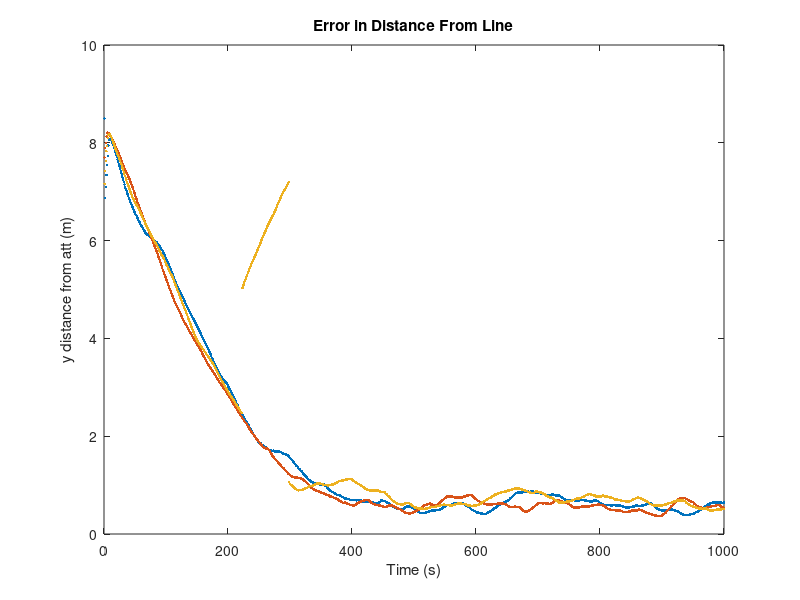
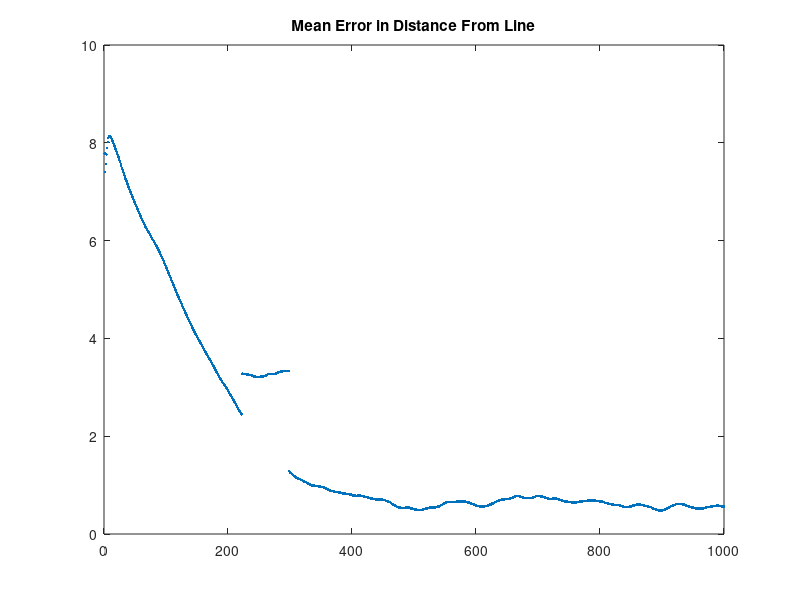

MATLAB code for these plots, in order:
% Reads shark mean position estimate log file from att_line_pf.py and
% plots


% % Read File
M = csvread('testError50_50_0525random.txt');

x_50 = M; % Error of shark's distance from line

plot(x_50', '.');
xlabel('Time (s)');
ylabel('y distance from att (m)')
title('Error in Distance From Line')

% Plot Mean
xmean_50 = mean(x_50);
figure
plot(xmean_50', '.')
title('Mean Error in Distance From Line')


% subplot(2,1,1)
% plot(x_20');
% subplot(2,1,2)
% plot(x_50');
% hold off
